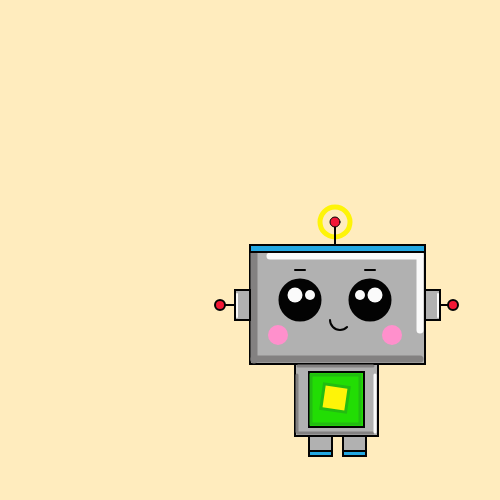
Frame 1 (no input)
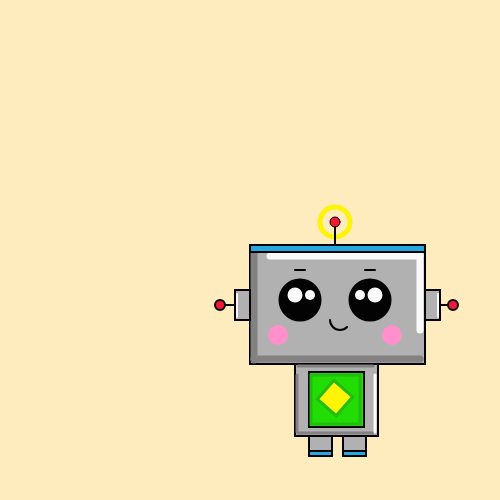
Frame 60 (no input)
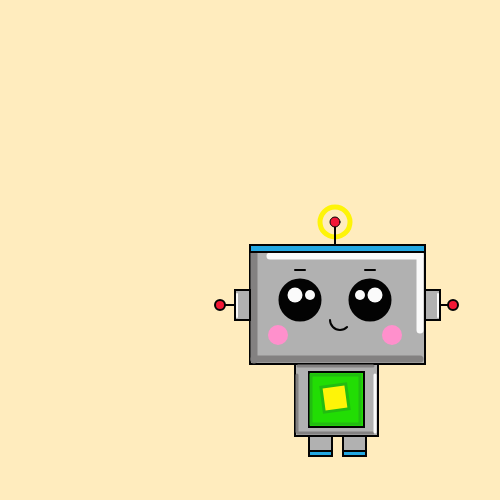
Frame 120 (the mouse pressed at the canvas centre since frame 60)

The p5.js sketch that drew these frames (run headless with seeded random() and noise() and a simulated clock; from frame 60 on, the mouse is pressed at the canvas centre):

// p5.js sketch
// ── sketch.js
function setup() {
  // put setup code here
  createCanvas(500,500);
  background(255, 236, 190);
}

function draw() {

  createCanvas(500,500);
  background(255, 236, 190);


  colorMode(RGB);
stroke(3,3,3);
strokeWeight(2);
fill(177,177,177);
rect(width/2,height/2, 175,114);


strokeWeight(2);
line(295,height/2+20,305,height/2+20);
line(365,height/2+20,375,height/2+20);
noFill();
arc(340, 320, 20,20, QUARTER_PI, PI);

strokeWeight(3);
fill(3,3,3);
ellipse(width/2+50,height/2+50,40,40);
ellipse(width/2+120,height/2+50,40,40);

noStroke();
fill(250,250,250);
ellipse(width/2+45,height/2+45,15,15);
ellipse(width/2+60,height/2+45,10,10);
ellipse(width/2+125,height/2+45,15,15);
ellipse(width/2+110,height/2+45,10,10);



fill(255, 144, 204);
ellipse(width/2+28,height/2+85,20,20);
ellipse(width/2+142,height/2+85,20,20);


strokeWeight(7);
stroke(250,250,250);
line(270,height/2+6,420,height/2+6);
line(height/2+170,250,height/2+170,330);
stroke(131, 129, 129);
line(height/2+4,248,height/2+4,360);
line(254,width/2+109,420,width/2+109);

noFill();
stroke(254, 244, 8);
strokeWeight(5);
ellipse(width/2+85,height/2-28,30,30);

strokeWeight(2);
stroke(3,3,3);
line(height/2+85,225,height/2+85,250);

strokeWeight(1);
fill(243,24,53);
ellipse(width/2+85,height/2-28,10,10);

strokeWeight(2);
stroke(3,3,3);
fill(177,177,177);
rect(width/2-15,height/2+40, 15,30);
rect(width/2+175,height/2+40, 15,30);

strokeWeight(2);
stroke(250,250,250);
line(height/2-13,317,height/2-13,294);
line(height/2+188,317,height/2+188,294);
stroke(3,3,3);
line(235,height/2+55,225,height/2+55);
line(450,height/2+55,440,height/2+55);
fill(243, 24, 53);
ellipse(width/2-30,height/2+55,10,10);
ellipse(width/2+203,height/2+55,10,10);


stroke(3,3,3);
strokeWeight(2);
fill(35, 168, 226);
rect(width/2, height/2-5, 175,7);

stroke(3,3,3);
strokeWeight(2);
fill(177,177,177);
rect(width/2+45,height/2+114, 83,72);

strokeWeight(3);
stroke(131, 129, 129);
line(298,width/2+116,373,width/2+116);
line(298,width/2+183,373,width/2+183);
line(height/2+47,375,height/2+47,432);
stroke(250,250,250);
line(height/2+125,375,height/2+125,432);

stroke(3,3,3);
strokeWeight(2);
fill(177,177,177);
rect(width/2+59,height/2+186, 23,15);
rect(width/2+93,height/2+186, 23,15);
fill(35,168,226);
rect(width/2+59,height/2+201, 23,5);
rect(width/2+93,height/2+201, 23,5);

stroke(3,3,3);
strokeWeight(2);
fill(34, 221, 4);
rect(width/2+59,height/2+122,55,55);

noFill();
strokeWeight(3);
stroke(34, 188, 17);
rect(width/2+61,height/2+125,49,49);

push();
translate(width/2+85,height/2+148);
rotate(frameCount/7);
rectMode(CENTER);
fill(254, 244, 8);
rect(0,0,25,25);
pop();









}
